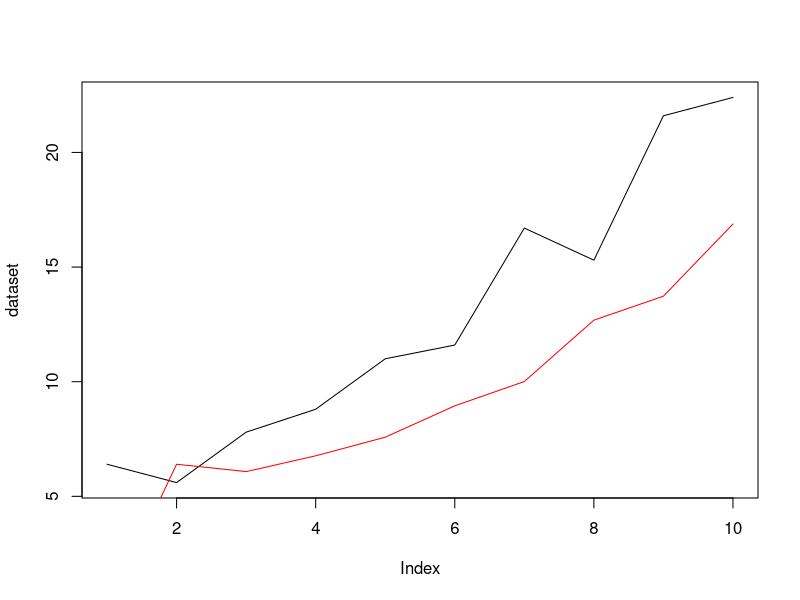
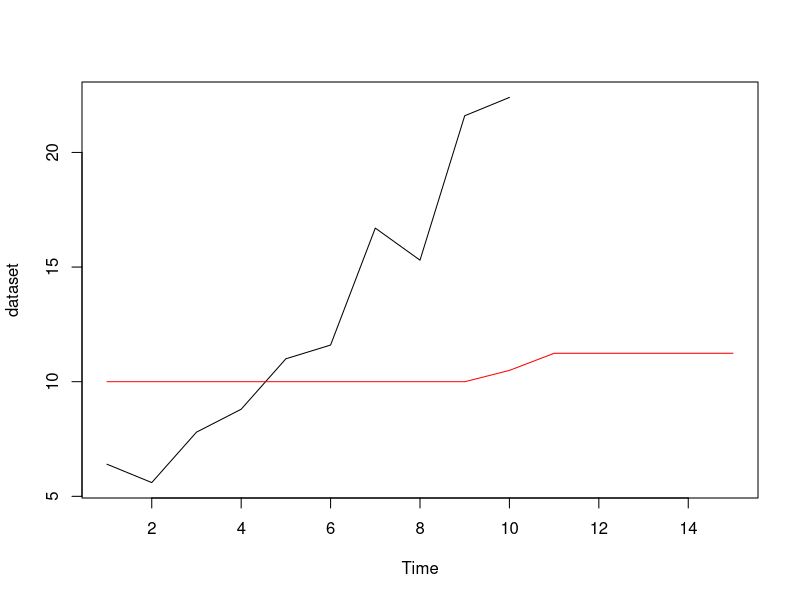
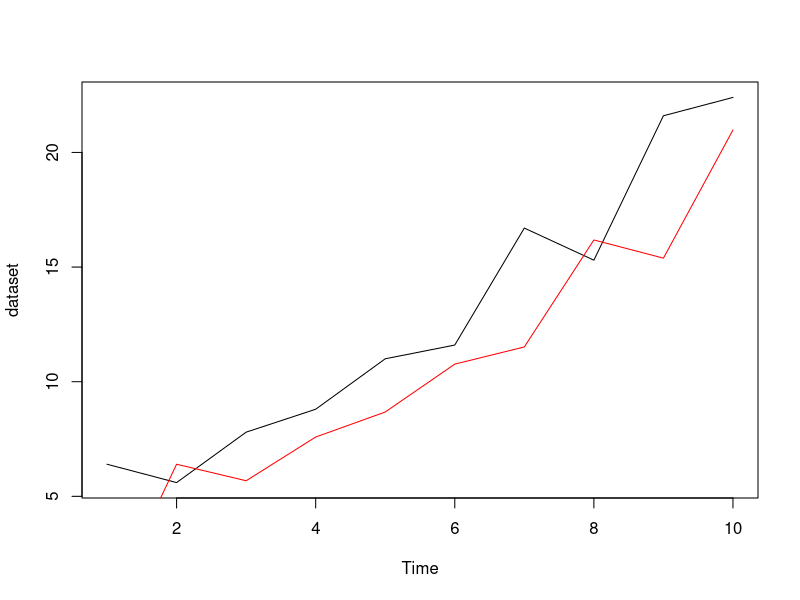

R code for these plots, in order:
library(forecast)
dataset <- c(6.4,5.6,7.8,8.8,11.0,11.6, 16.7, 15.3, 21.6, 22.4)

ESM = function(a, data) {
  len = length(data)
  Yt = rep(0, len)
  Yt[2] = data[1]
  for(i in 3:len){
    Yt[i] = a*data[i-1]+(1-a)*Yt[i-1]
  }
  return(Yt)
}

a = .4
re = ESM(a, dataset)
result = ts(re)
plot(dataset,type = "l")
points(result, col = "red", type = "l")
rmse = (sum((result-dataset)^2)/length(dataset))

ESM2 = function(a, data) {
  len = length(data)
  Yt = rep(0,len)
  Yt[2] = data[1]
  for(i in 3:len){
    Yt[i] = a*data[i-1]+(1-a)*Yt[i-1]
  }
prediction = rep(10,15)
h = 1
for(i in 10:15){
  if(i < 11){
    prediction[i] = a*dataset[10]+(1-a)*Yt[i-1]
    h + h + 1
  }
  else{
    prediction[i] = a*dataset[10]+(1-a)*prediction[i+h-1]
    h + h + 1
  }
}
 return(prediction)
}
a = .1

re2 = ESM2(a, dataset)
result2 = re2[11:15]
result2 = ts(re2)
dataset = ts(dataset)
plot(dataset, type = "l", xlim = c(1,15))
points(result2, col = "red", type = "l")

ESM3 = function(a, data) {
  len = length(data)
  Yt = rep(0, len)
  Yt[2] = data[1]
  for(i in 3:len){
    Yt[i] = a*data[i-1]+(1-a)*Yt[i-1]
  }
  rsme = (sum((Yt - data)^2))/length(data)
  
  Yt2 = rep(0,len)
  Yt2[2]=data[1]
  for(e in 1:8){
    ai = e/10
    
    for(i in 3:len){
      Yt2[i] = (a+ai)*data[i-1]+(1-(a+ai))*Yt2[i-1]
    }
    rsme2 = (sum((Yt2-data)^2))/length(data)
    
    if(rsme2 < rsme){
      rsme = rsme2
      Yt = Yt2
    }
  }
  
  return(Yt)
}

a = .1
re = ESM3(a, dataset)
result = ts(re)
plot(dataset,type = "l")
points(result, col = "red", type = "l")
rmse = (sum((result-dataset)^2)/length(dataset))

